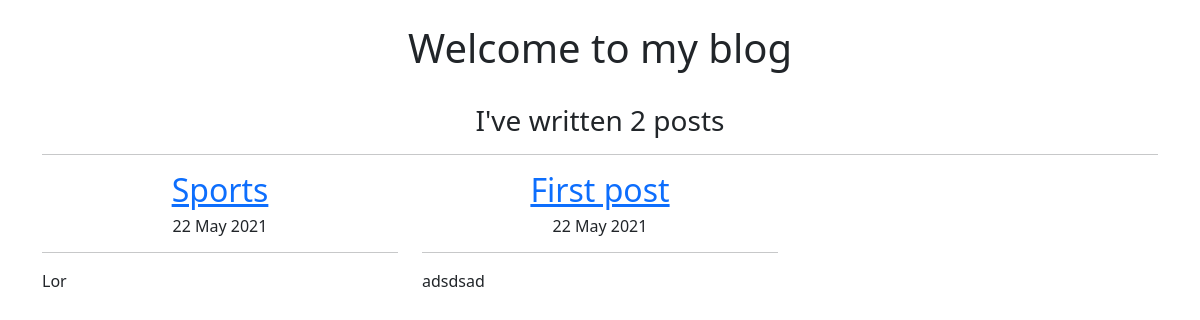
Before: / with the older database file.
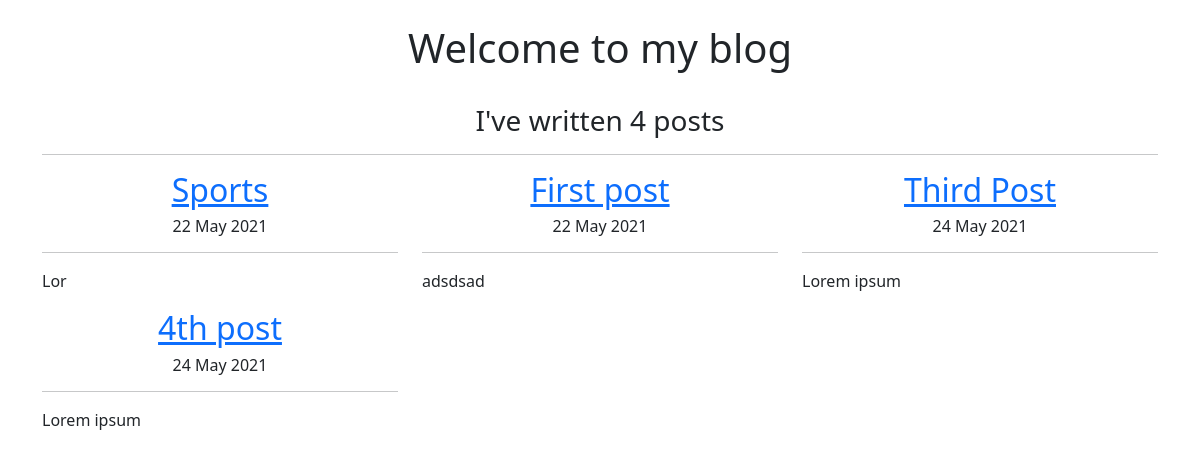
After: the same page with the newer database file.
### blog/models.py (models this page shows, shortened)
class Post(models.Model):
    title=models.CharField(max_length=200)
    text=models.TextField()
    createDate=models.DateField(auto_now_add=True)
    image=models.ImageField(upload_to='images/',blank=True)

### blog/views.py (the view)
# urls.py: path('',views.home,name='home'),
def home(request):
    posts=Post.objects.all()
    return render(request,'home.html',{"posts":posts})

### blog/templates/home.html
{% extends "base.html" %}
{% block content %}
<div class="container text-center">
    <br>
    <h1>Welcome to my blog</h1>
    <br>
    <h3>I've written {{posts.count}} post{{posts.count|pluralize}}</h3>
    <hr>
    <div class="row">
        {% for post in posts %}
        <div class="col-4">
        <a href="{% url 'detail' post.id %}">
            <h2>{{post.title}}</h2>
        </a>
        <h6>{{post.createDate|date:"j F Y"}}</h6>
        <hr>
        <p style="text-align:justify;">{{post.text|truncatechars:100}}</p>
        </div>
        <br>
        {% endfor %}
    </div>
</div>
{% endblock content %}

Changed rows visible on the page:
added Post: title "Third Post", createDate "24 May 2021", text "Lorem ipsum"
added Post: title "4th post", createDate "24 May 2021", text "Lorem ipsum"
Other visible differences:
{{ posts.count }}: "2" → "4"
